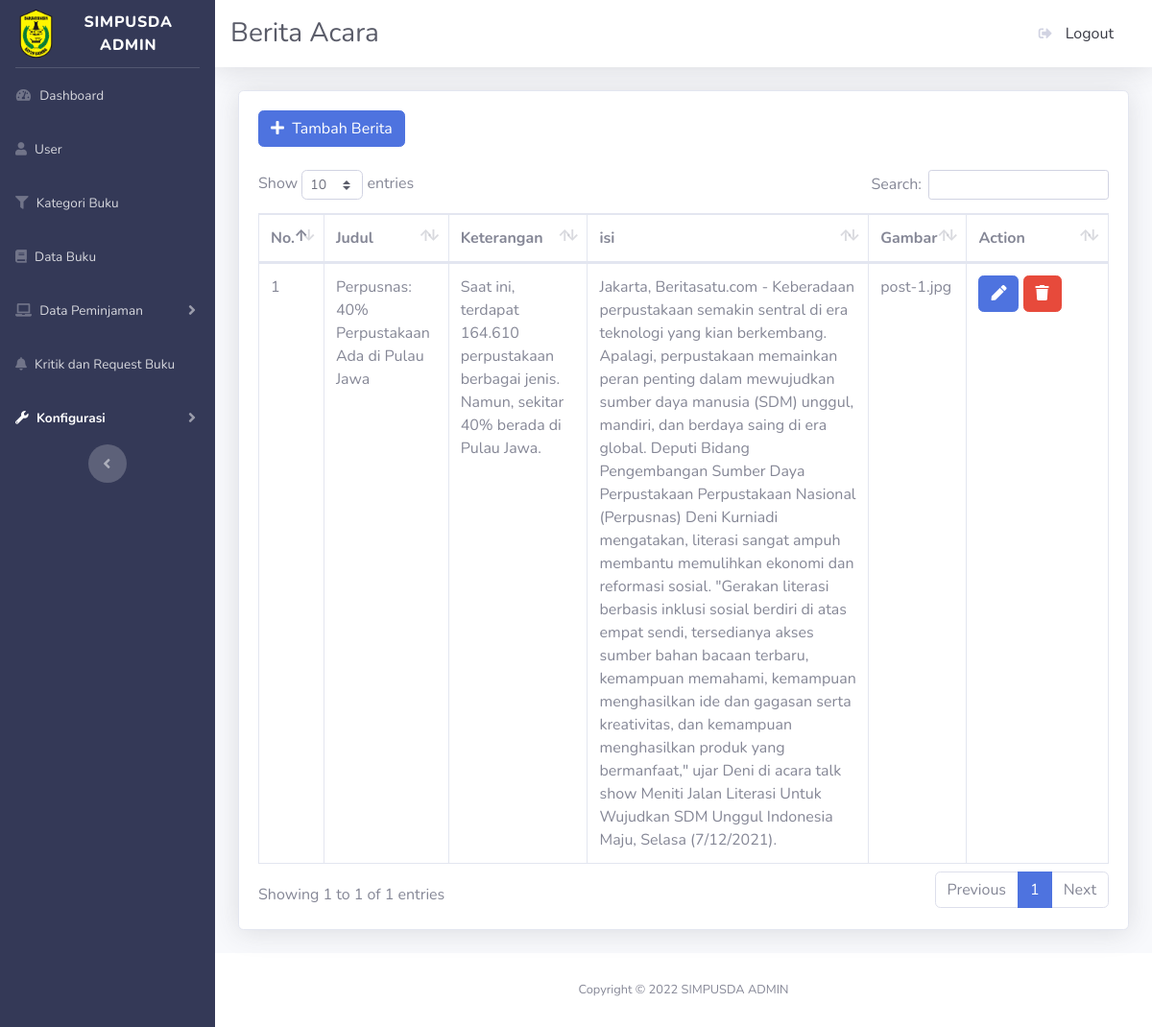
The app's page /admin/beritaacara.php, older data.
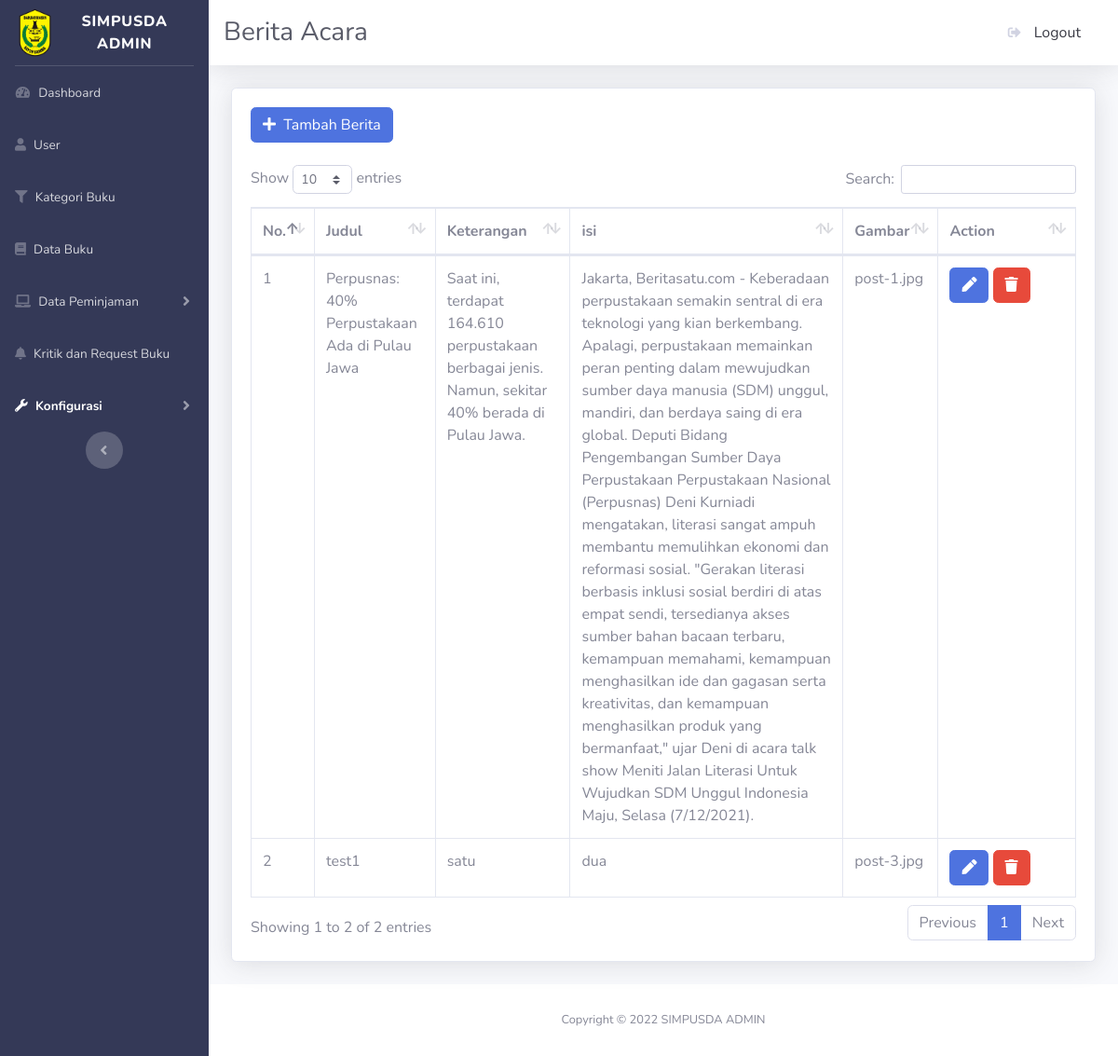
The same page, newer data.
### tables this page shows
CREATE TABLE `l_berita` (
  `id` int(11) NOT NULL,
  `judul` varchar(255) NOT NULL,
  `keterangan` text NOT NULL,
  `isi` text NOT NULL,
  `foto` varchar(255) NOT NULL
);

### admin/beritaacara.php (the view, shortened to what the changed rows need)
<?php
include_once("config.php");
$stmt_berita = $pdo_conn->prepare("SELECT * FROM l_berita");
$stmt_berita->execute();
$result_berita = $stmt_berita->fetchAll();
?>
<!DOCTYPE html>
<html lang="en">
<head>
    <link href="vendor/fontawesome-free/css/all.min.css" rel="stylesheet" type="text/css">
    <link href="css/sb-admin-2.min.css" rel="stylesheet">
    <link href="vendor/datatables/dataTables.bootstrap4.min.css" rel="stylesheet">
</head>
<body id="page-top">
    <div id="wrapper">
        <div id="content-wrapper" class="d-flex flex-column">
            <div id="content">
                <div class="container-fluid">
                    <div class="card shadow mb-4">
                        <div class="card-body">
                        <button type="button" class="btn btn-primary" data-toggle="modal" data-target="#exampleModal2">
                                    <i class="fa fa-plus"></i>&nbsp; Tambah Berita
                                </button> <br><br>
                            <div class="table-responsive">
                                <table class="table table-bordered" id="dataTable" width="100%" cellspacing="0">
                                <thead>
                                        <tr>
                                          <th scope="col">No.</th>
                                          <th scope="col">Judul</th>
                                          <th scope="col">Keterangan</th>
                                          <th scope="col">isi</th>
                                          <th scope="col">Gambar</th>
                                          <th class="col-2">Action</th>
                                        </tr>
                                      </thead>
                                      <tbody>
                                        <?php
                                        $no = 1;
                                          foreach($result_berita as $user_data){
                                            echo "<tr>";
                                            echo "<td>".$no++."</td>";
                                            echo "<td>".$user_data['judul']."</td>";
                                            echo "<td>".$user_data['keterangan']."</td>";
                                            echo "<td>".$user_data['isi']."</td>";
                                            echo "<td>".$user_data['foto']."</td>";
                                            echo "<td>
                                            <a href='editberitaacara.php?id=$user_data[id]'><button class='btn btn-primary' title='Edit'>
                                            <i class ='fa fa-pen'></i></button></a>
                                            <a href='hapusberitaacara.php?id=$user_data[id]' class ='confirmation'><button class='btn btn-danger' title='Hapus'>
                                            <i class ='fa fa-trash'></i></button></a>
                                            </td>
                                            </tr>";
                                          }
                                        ?>
                                    </tbody>
                                </table>
                            </div>
                        </div>
                    </div>
                </div>
            </div>
        </div>
    </div>
</body>
</html>

Row changes from the older to the newer data that the page shows:
added l_berita: judul "test1", keterangan "satu", isi "dua", foto "post-3.jpg"
Text that changed along with them:
text written by a page script: "Show entries Search: Showing 1 to 1 of 1 entries Previous 1 Next" → "Show entries Search: Showing 1 to 2 of 2 entries Previous 1 Next"
